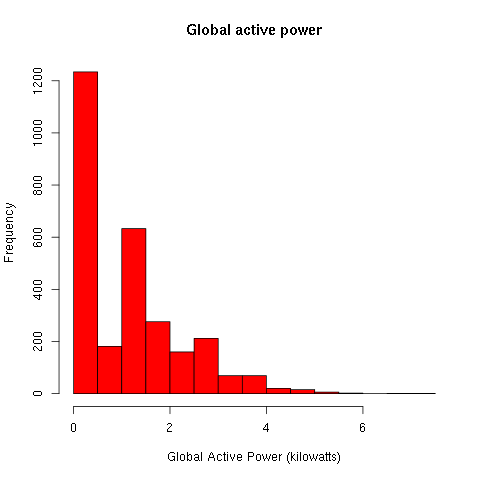

Source code (R):
source("getting.R")
#grafs grafs grafs
png('plot1.png', width=480, height=480)
plot1function()
dev.off()


